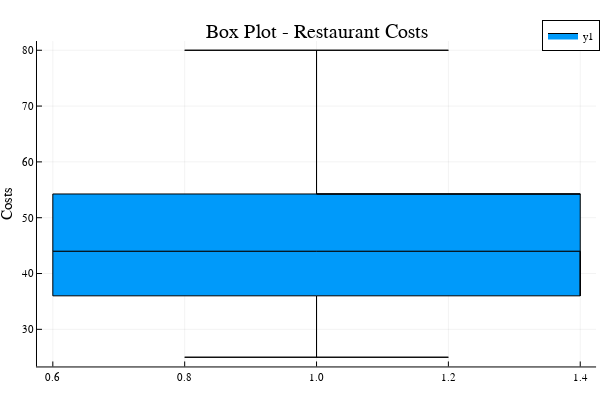

Notebook code cell kept with this figure:
### Code cell
# boxplot for costs which shows five point summary
boxplot(cost, title = "Box Plot - Restaurant Costs", ylabel = "Costs")

### Figure 1 — Plotly figure (JSON) as saved in the notebook; plotly's stock layout.template omitted (floating-point values rounded to 4 significant figures)
{"data": [{"fill": "tozeroy", "fillcolor": "rgba(0, 154, 250, 1.000)", "hoverinfo": "none", "legendgroup": "y1", "line": {"color": "rgba(0, 0, 0, 1.000)", "dash": "solid", "width": 1}, "mode": "lines", "name": "y1", "showlegend": true, "type": "scatter", "x": [1, 0.8, 1.2, 1, 1, 1], "xaxis": "x1", "y": [25, 25, 25, 25, 36, 25], "yaxis": "y1"}, {"fill": "tozeroy", "fillcolor": "rgba(0, 154, 250, 1.000)", "hoverinfo": "none", "legendgroup": "y1", "line": {"color": "rgba(0, 0, 0, 1.000)", "dash": "solid", "width": 1}, "mode": "lines", "name": "y1", "showlegend": false, "type": "scatter", "x": [1.4, 1.4, 0.6, 0.6, 1.4, 1.4, 1.4], "xaxis": "x1", "y": [36, 44, 44, 36, 36, 44, 36], "yaxis": "y1"}, {"fill": "tozeroy", "fillcolor": "rgba(0, 154, 250, 1.000)", "hoverinfo": "none", "legendgroup": "y1", "line": {"color": "rgba(0, 0, 0, 1.000)", "dash": "solid", "width": 1}, "mode": "lines", "name": "y1", "showlegend": false, "type": "scatter", "x": [1.4, 0.6, 0.6, 1.4, 1.4, 1, 1.4], "xaxis": "x1", "y": [54.25, 54.25, 44, 44, 54.25, 54.25, 54.25], "yaxis": "y1"}, {"fill": "tozeroy", "fillcolor": "rgba(0, 154, 250, 1.000)", "hoverinfo": "none", "legendgroup": "y1", "line": {"color": "rgba(0, 0, 0, 1.000)", "dash": "solid", "width": 1}, "mode": "lines", "name": "y1", "showlegend": false, "type": "scatter", "x": [1, 0.8, 1.2, 1, 1, 1], "xaxis": "x1", "y": [80, 80, 80, 80, 54.25, 80], "yaxis": "y1"}, {"colorbar": {"title": ""}, "hoverinfo": "text", "legendgroup": "y1", "line": {"color": "rgba(0, 154, 250, 1.000)", "dash": "solid", "shape": "linear", "width": 0}, "mode": "lines", "name": "y1", "showlegend": false, "text": ["Lower fence: 25.0", "Lower fence: 25.0", "Lower fence: 25.0", "Lower fence: 25.0", "Q1: 36.0"], "type": "scatter", "x": [1, 0.8, 1.2, 1, 1], "xaxis": "x", "y": [25, 25, 25, 25, 36], "yaxis": "y", "zmax": null, "zmin": null}, {"colorbar": {"title": ""}, "hoverinfo": "text", "legendgroup": "y1", "line": {"color": "rgba(0, 154, 250, 1.000)", "dash": "solid", "shape": "linear", "width": 0}, "mode": "lines", "name": "y1", "showlegend": false, "text": ["Q1: 36.0", "Median: 44.0", "Median: 44.0", "Q1: 36.0", "Q1: 36.0", "Median: 44.0"], "type": "scatter", "x": [1.4, 1.4, 0.6, 0.6, 1.4, 1.4], "xaxis": "x", "y": [36, 44, 44, 36, 36, 44], "yaxis": "y", "zmax": null, "zmin": null}, {"colorbar": {"title": ""}, "hoverinfo": "text", "legendgroup": "y1", "line": {"color": "rgba(0, 154, 250, 1.000)", "dash": "solid", "shape": "linear", "width": 0}, "mode": "lines", "name": "y1", "showlegend": false, "text": ["Q3: 54.25", "Q3: 54.25", "Median: 44.0", "Median: 44.0", "Q3: 54.25", "Q3: 54.25"], "type": "scatter", "x": [1.4, 0.6, 0.6, 1.4, 1.4, 1], "xaxis": "x", "y": [54.25, 54.25, 44, 44, 54.25, 54.25], "yaxis": "y", "zmax": null, "zmin": null}, {"colorbar": {"title": ""}, "hoverinfo": "text", "legendgroup": "y1", "line": {"color": "rgba(0, 154, 250, 1.000)", "dash": "solid", "shape": "linear", "width": 0}, "mode": "lines", "name": "y1", "showlegend": false, "text": ["Upper fence: 80.0", "Upper fence: 80.0", "Upper fence: 80.0", "Upper fence: 80.0", "Q3: 54.25"], "type": "scatter", "x": [1, 0.8, 1.2, 1, 1], "xaxis": "x", "y": [80, 80, 80, 80, 54.25], "yaxis": "y", "zmax": null, "zmin": null}], "layout": {"annotations": [{"font": {"color": "rgba(0, 0, 0, 1.000)", "family": "sans-serif", "size": 20}, "rotation": 0, "showarrow": false, "text": "Box Plot - Restaurant Costs", "x": 0.5275, "xanchor": "center", "xref": "paper", "y": 1, "yanchor": "top", "yref": "paper"}], "height": 400, "legend": {"bgcolor": "rgba(255, 255, 255, 1.000)", "bordercolor": "rgba(0, 0, 0, 1.000)", "borderwidth": 1, "font": {"color": "rgba(0, 0, 0, 1.000)", "family": "sans-serif", "size": 11}, "title": {"font": {"color": "rgba(0, 0, 0, 1.000)", "family": "sans-serif", "size": 15}, "text": ""}, "tracegroupgap": 0, "traceorder": "normal", "x": 1, "xanchor": "auto", "y": 1, "yanchor": "auto"}, "margin": {"b": 20, "l": 0, "r": 0, "t": 20}, "paper_bgcolor": "rgba(255, 255, 255, 1.000)", "plot_bgcolor": "rgba(255, 255, 255, 1.000)", "showlegend": true, "width": 600, "xaxis": {"anchor": "y", "domain": [0.06165, 0.9934], "gridcolor": "rgba(0, 0, 0, 0.100)", "gridwidth": 0.5, "linecolor": "rgba(0, 0, 0, 1.000)", "mirror": false, "range": [0.576, 1.424], "showgrid": true, "showline": true, "showticklabels": true, "tickangle": 0, "tickcolor": "rgb(0, 0, 0)", "tickfont": {"color": "rgba(0, 0, 0, 1.000)", "family": "sans-serif", "size": 11}, "tickmode": "array", "ticks": "inside", "ticktext": ["0.6", "0.8", "1.0", "1.2", "1.4"], "tickvals": [0.6, 0.8, 1, 1.2, 1.4], "title": "", "titlefont": {"color": "rgba(0, 0, 0, 1.000)", "family": "sans-serif", "size": 15}, "type": "-", "visible": true, "zeroline": false, "zerolinecolor": "rgba(0, 0, 0, 1.000)"}, "yaxis": {"anchor": "x", "domain": [0.03762, 0.9415], "gridcolor": "rgba(0, 0, 0, 0.100)", "gridwidth": 0.5, "linecolor": "rgba(0, 0, 0, 1.000)", "mirror": false, "range": [23.35, 81.65], "showgrid": true, "showline": true, "showticklabels": true, "tickangle": 0, "tickcolor": "rgb(0, 0, 0)", "tickfont": {"color": "rgba(0, 0, 0, 1.000)", "family": "sans-serif", "size": 11}, "tickmode": "array", "ticks": "inside", "ticktext": ["30", "40", "50", "60", "70", "80"], "tickvals": [30, 40, 50, 60, 70, 80], "title": "Costs", "titlefont": {"color": "rgba(0, 0, 0, 1.000)", "family": "sans-serif", "size": 15}, "type": "-", "visible": true, "zeroline": false, "zerolinecolor": "rgba(0, 0, 0, 1.000)"}}}
